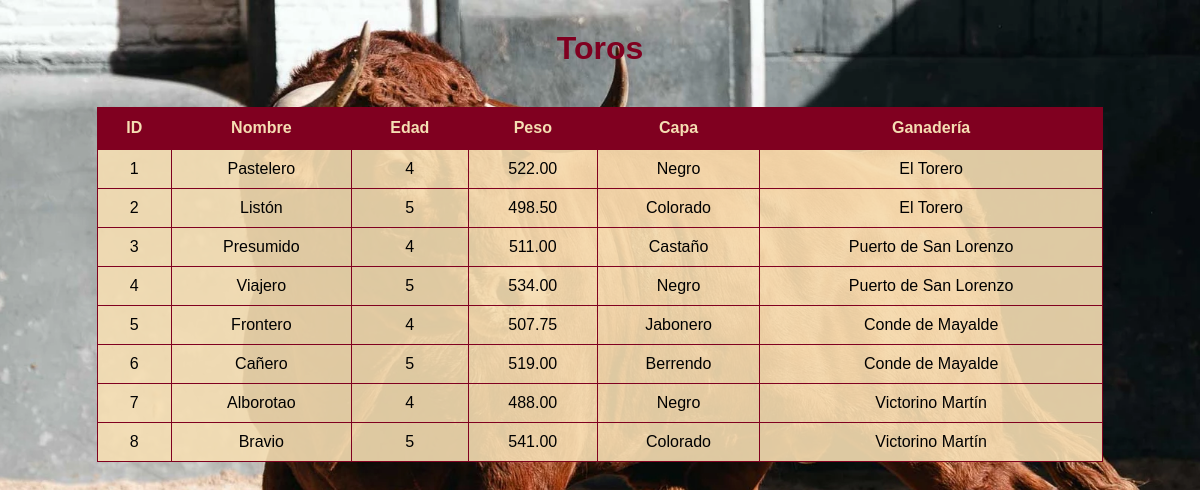
The page /toros/mostrar_toros.php (signed in) on the database its author committed.
### tables this page shows
CREATE TABLE `toros` (
  `id_toro` int(11) NOT NULL,
  `nombre` varchar(100) DEFAULT NULL,
  `edad` int(11) DEFAULT NULL,
  `peso` decimal(6,2) DEFAULT NULL,
  `capa` varchar(50) DEFAULT NULL,
  `ganaderia` varchar(100) DEFAULT NULL,
  `id_gan` int(11) DEFAULT NULL
);

CREATE TABLE `ganaderias` (
  `id_gan` int(11) NOT NULL,
  `nombre` varchar(100) NOT NULL,
  `propietario` varchar(100) DEFAULT NULL,
  `provincia` varchar(100) DEFAULT NULL,
  `fundacion` year(4) DEFAULT NULL
);

### toros/mostrar_toros.php (the view, shortened to what this page needs)
<?php
include "../conexion.php";
$sql="SELECT toros.id_toro,
toros.nombre,
toros.edad,
toros.peso,
toros.capa,
ganaderias.nombre AS ganaderia
FROM toros
JOIN ganaderias ON toros.id_gan=ganaderias.id_gan";
$resultado=$conexion->query($sql);
?>
<!DOCTYPE html>
<html lang="es">
<head>
</head>
<body>
<h1>Toros</h1>
<table>
<tr>
<th>ID</th>
<th>Nombre</th>
<th>Edad</th>
<th>Peso</th>
<th>Capa</th>
<th>Ganadería</th>
</tr>
<?php
while($fila=$resultado->fetch_assoc()){
?>
<tr>
<td><?php echo $fila['id_toro']; ?></td>
<td><?php echo $fila['nombre']; ?></td>
<td><?php echo $fila['edad']; ?></td>
<td><?php echo $fila['peso']; ?></td>
<td><?php echo $fila['capa']; ?></td>
<td><?php echo $fila['ganaderia']; ?></td>
</tr>
<?php } ?>
</table>
</body>
</html>

### toros/mostrar_toros.php (style rules this page uses)
body { font-family:Arial; background:url('fondo_toros.jpg') no-repeat center center fixed; background-size:cover; }
h1 { text-align:center; color:#800020; margin-top:30px; }
table { width:85%; margin:auto; margin-top:40px; border-collapse:collapse; background:rgba(245,222,179,0.9); }
th { background:#800020; color:#f5deb3; padding:12px; }
td { padding:10px; border:1px solid #800020; text-align:center; }

### rows shown on the page
toros: id_toro "1", nombre "Pastelero", edad "4", peso "522.00", capa "Negro", id_gan.nombre "El Torero"
toros: id_toro "2", nombre "Listón", edad "5", peso "498.50", capa "Colorado", id_gan.nombre "El Torero"
toros: id_toro "3", nombre "Presumido", edad "4", peso "511.00", capa "Castaño", id_gan.nombre "Puerto de San Lorenzo"
toros: id_toro "4", nombre "Viajero", edad "5", peso "534.00", capa "Negro", id_gan.nombre "Puerto de San Lorenzo"
toros: id_toro "5", nombre "Frontero", edad "4", peso "507.75", capa "Jabonero", id_gan.nombre "Conde de Mayalde"
toros: id_toro "6", nombre "Cañero", edad "5", peso "519.00", capa "Berrendo", id_gan.nombre "Conde de Mayalde"
toros: id_toro "7", nombre "Alborotao", edad "4", peso "488.00", capa "Negro", id_gan.nombre "Victorino Martín"
toros: id_toro "8", nombre "Bravio", edad "5", peso "541.00", capa "Colorado", id_gan.nombre "Victorino Martín"
